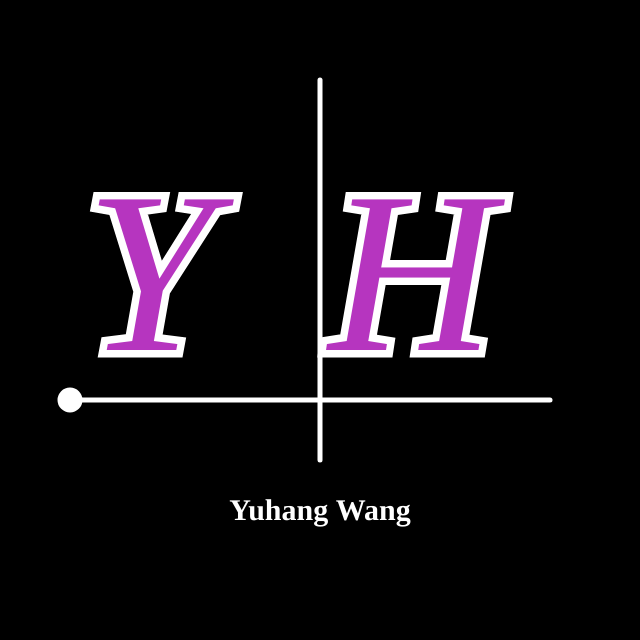
Frame 1 (no input)
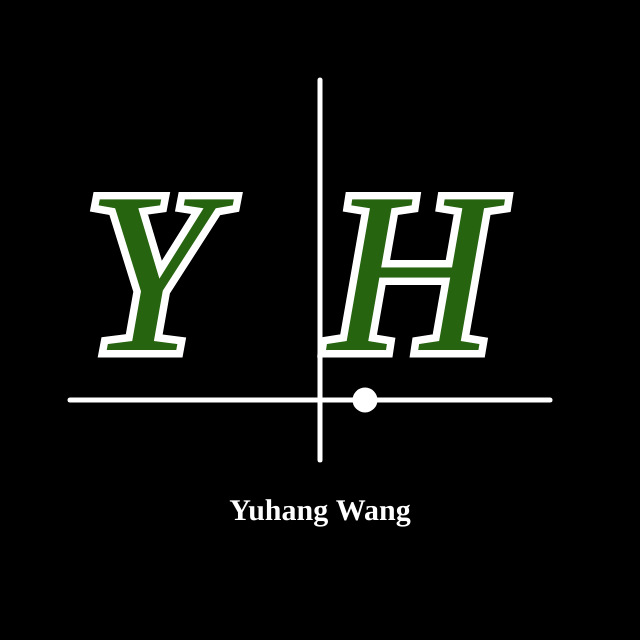
Frame 60 (no input)
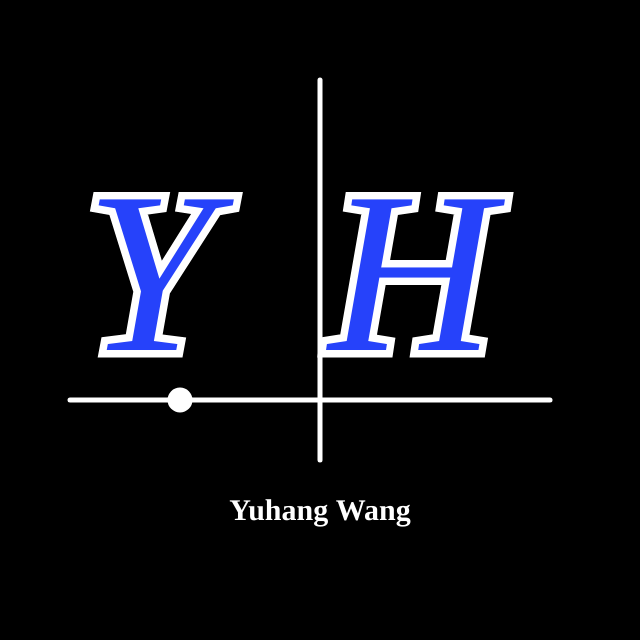
Frame 120 (the mouse pressed at the canvas centre since frame 60)

The p5.js sketch that drew these frames (run headless with seeded random() and noise() and a simulated clock; from frame 60 on, the mouse is pressed at the canvas centre):

// p5.js sketch
// ── sketch.js
// system variables
var r = 1;
var xxx = 70;

function setup() { 
    createCanvas(640, 640);
    //two points, numbers in (x1, y1, x2, y2)
}

function draw() {
    background(0);
 
    var ts = 230;
    var tsize = 30;
    var lineNumber = 1;
    
   
    var r = random(0, 255);
    var g = random(0, 255);
    var b = random(0, 255);
    
    
    textSize(ts);
    textFont("Copperplate");
    textAlign(CENTER);
    
    noStroke();
    //rect(320, 240, 70, 12);
    
    var y = 120;
    var x = 290;
    var yy = 60;
    var xx = 320;

    //logo
    fill(r, g, b);
    strokeWeight(15);
    stroke("white");
    
    
    textStyle(ITALIC);
    lineNumber += 0;
    text("Y  H", x, y + ts*lineNumber);
    
    
    
    
    //bottom
    textSize(tsize);
    textFont("Copperplate");
    
    
    fill("white");
    strokeWeight(5);
    stroke("black");
    
    
    textStyle(BOLD)
    lineNumber += 1;
    text("Yuhang Wang", xx, yy + ts*lineNumber);
    
    
    
    
    
    
    
    //lines lp means linepoints
    var lps1 = 70;
    var lps2 = 400;
    var lps3 = 550;
    var lps4 = 400;
    
    
    
    var lps5 = 320;
    var lps6 = 80;
    var lps7 = 320;
    var lps8 = 460;
    
    
    stroke("white");
    line(lps1, lps2, lps3, lps4);
    line(lps5, lps6, lps7, lps8);
    
    ellipse(xxx, 400, 20, 20);
    xxx += 5;
    
    if (xxx > 550) {
        xxx = 70;
    }
        
}
